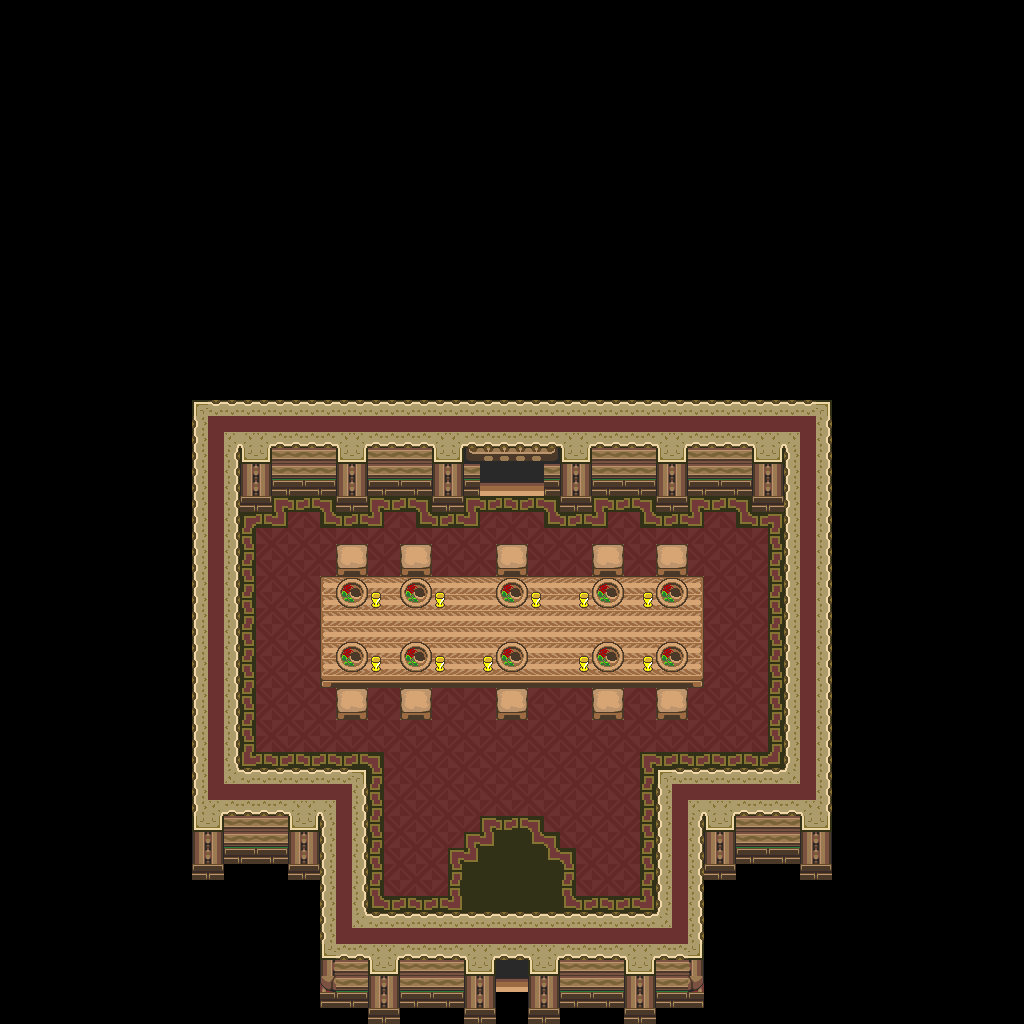

A level layout from a 2D game, rendered from its tile map. Below: a short description, then the map file with tile-grid data replaced by summaries:
An orthogonal 64x64 tile map with 16x16 px tiles, 1 tile layer (base), 1 hidden layer not drawn and 25 objects.

<map version="1.10" tiledversion="1.12.1" orientation="orthogonal" renderorder="right-down" width="64" height="64" tilewidth="16" tileheight="16" infinite="0" nextlayerid="3" nextobjectid="26">
 <tileset firstgid="1" source="../classiciphone_pics4.tsx" />
 <layer id="1" name="base" width="64" height="64">
  <data>[4096 cells, 4096 non-empty, 69 distinct tile ids]</data>
 </layer>
 <layer id="2" name="collision" width="64" height="64" visible="0">
  <properties><property name="collision" value="true" /></properties>
  <data>[4096 cells, 3392 non-empty, 1 distinct tile ids]</data>
 </layer>
 <objectgroup id="3" name="npcs">
  <object id="1" x="656.0" y="688.0" width="16" height="16">
   <properties>
    <property name="gani" value="amz_chair.png" />
    <property name="script" type="string">-- Auto-converted from GraalScript
-- [CLIENT-SIDE — server no-op]
-- dontblock;
-- drawunderplayer;</property>
   </properties>
  </object>
  <object id="2" x="592.0" y="688.0" width="16" height="16">
   <properties>
    <property name="gani" value="amz_chair.png" />
    <property name="script" type="string">-- Auto-converted from GraalScript
-- [CLIENT-SIDE — server no-op]
-- dontblock;
-- drawunderplayer;</property>
   </properties>
  </object>
  <object id="3" x="496.0" y="688.0" width="16" height="16">
   <properties>
    <property name="gani" value="amz_chair.png" />
    <property name="script" type="string">-- Auto-converted from GraalScript
-- [CLIENT-SIDE — server no-op]
-- dontblock;
-- drawunderplayer;</property>
   </properties>
  </object>
  <object id="4" x="400.0" y="688.0" width="16" height="16">
   <properties>
    <property name="gani" value="amz_chair.png" />
    <property name="script" type="string">-- Auto-converted from GraalScript
-- [CLIENT-SIDE — server no-op]
-- dontblock;
-- drawunderplayer;</property>
   </properties>
  </object>
  <object id="5" x="336.0" y="688.0" width="16" height="16">
   <properties>
    <property name="gani" value="amz_chair.png" />
    <property name="script" type="string">-- Auto-converted from GraalScript
-- [CLIENT-SIDE — server no-op]
-- dontblock;
-- drawunderplayer;</property>
   </properties>
  </object>
  <object id="6" x="336.0" y="544.0" width="16" height="16">
   <properties>
    <property name="gani" value="amz_chair.png" />
    <property name="script" type="string">-- Auto-converted from GraalScript
-- [CLIENT-SIDE — server no-op]
-- dontblock;
-- drawunderplayer;</property>
   </properties>
  </object>
  <object id="7" x="400.0" y="544.0" width="16" height="16">
   <properties>
    <property name="gani" value="amz_chair.png" />
    <property name="script" type="string">-- Auto-converted from GraalScript
-- [CLIENT-SIDE — server no-op]
-- dontblock;
-- drawunderplayer;</property>
   </properties>
  </object>
  <object id="8" x="496.0" y="544.0" width="16" height="16">
   <properties>
    <property name="gani" value="amz_chair.png" />
    <property name="script" type="string">-- Auto-converted from GraalScript
-- [CLIENT-SIDE — server no-op]
-- dontblock;
-- drawunderplayer;</property>
   </properties>
  </object>
  <object id="9" x="592.0" y="544.0" width="16" height="16">
   <properties>
    <property name="gani" value="amz_chair.png" />
    <property name="script" type="string">-- Auto-converted from GraalScript
-- [CLIENT-SIDE — server no-op]
-- dontblock;
-- drawunderplayer;</property>
   </properties>
  </object>
  <object id="10" x="656.0" y="544.0" width="16" height="16">
   <properties>
    <property name="gani" value="amz_chair.png" />
    <property name="script" type="string">-- Auto-converted from GraalScript
-- [CLIENT-SIDE — server no-op]
-- dontblock;
-- drawunderplayer;</property>
   </properties>
  </object>
  <object id="11" x="544.0" y="608.0" width="16" height="16">
   <properties>
    <property name="gani" value="candle.mng" />
    <property name="script" type="string">-- Auto-converted from GraalScript
self.dontblock = true
-- drawunderplayer;</property>
   </properties>
  </object>
  <object id="12" x="448.0" y="608.0" width="16" height="16">
   <properties>
    <property name="gani" value="candle.mng" />
    <property name="script" type="string">-- Auto-converted from GraalScript
self.dontblock = true
-- drawunderplayer;</property>
   </properties>
  </object>
  <object id="13" x="496.0" y="560.0" width="16" height="16">
   <properties>
    <property name="gani" value="light4.png" />
    <property name="script" type="string">-- Auto-converted from GraalScript
-- [CLIENT-SIDE — server no-op]
-- if (created) {
-- 
-- dontblock;
-- }
-- if (playerenters) {
-- setcoloreffect 1,0.6,0,0.5;
-- drawaslight;
-- this.zoom = 1;
-- timeout = 0.05;
-- }
-- if (timeout) {
-- if (this.zoom&lt;=1) {
-- this.ds=1;
-- }
-- else if (this.zoom&gt;=1.1) {
-- this.ds=0;
-- }
-- if (this.ds==1) {
-- this.zoom += 0.02;
-- setzoomeffect this.zoom;
-- }
-- else if (this.ds==0) {
-- this.zoom -= 0.03;
-- setzoomeffect this.zoom;
-- }
-- timeout = 0.05;
-- }</property>
   </properties>
  </object>
  <object id="14" x="400.0" y="560.0" width="16" height="16">
   <properties>
    <property name="gani" value="light4.png" />
    <property name="script" type="string">-- Auto-converted from GraalScript
-- [CLIENT-SIDE — server no-op]
-- if (created) {
-- 
-- dontblock;
-- }
-- if (playerenters) {
-- setcoloreffect 1,0.6,0,0.5;
-- drawaslight;
-- this.zoom = 1;
-- timeout = 0.05;
-- }
-- if (timeout) {
-- if (this.zoom&lt;=1) {
-- this.ds=1;
-- }
-- else if (this.zoom&gt;=1.1) {
-- this.ds=0;
-- }
-- if (this.ds==1) {
-- this.zoom += 0.02;
-- setzoomeffect this.zoom;
-- }
-- else if (this.ds==0) {
-- this.zoom -= 0.03;
-- setzoomeffect this.zoom;
-- }
-- timeout = 0.05;
-- }</property>
   </properties>
  </object>
  <object id="15" x="240.0" y="464.0" width="16" height="16">
   <properties>
    <property name="gani" value="candle.mng" />
    <property name="script" type="string">-- Auto-converted from GraalScript
self.dontblock = true
-- drawunderplayer;</property>
   </properties>
  </object>
  </objectgroup>
</map>
<!-- 10 of 25 objects omitted -->
